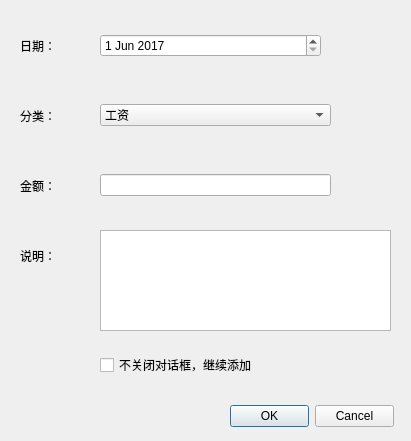
<?xml version="1.0" encoding="UTF-8"?>
<ui version="4.0">
 <class>Dialog_AddIncome</class>
 <widget class="QDialog" name="Dialog_AddIncome">
  <property name="geometry">
   <rect>
    <x>0</x>
    <y>0</y>
    <width>411</width>
    <height>441</height>
   </rect>
  </property>
  <property name="windowTitle">
   <string>Dialog</string>
  </property>
  <widget class="QWidget" name="verticalLayoutWidget_3">
   <property name="geometry">
    <rect>
     <x>100</x>
     <y>160</y>
     <width>231</width>
     <height>51</height>
    </rect>
   </property>
   <layout class="QVBoxLayout" name="verticalLayout_10">
    <item>
     <widget class="QLineEdit" name="lineEdit_2"/>
    </item>
   </layout>
  </widget>
  <widget class="QWidget" name="verticalLayoutWidget">
   <property name="geometry">
    <rect>
     <x>100</x>
     <y>20</y>
     <width>221</width>
     <height>51</height>
    </rect>
   </property>
   <layout class="QVBoxLayout" name="verticalLayout_11">
    <item>
     <widget class="QDateEdit" name="dateEdit_2">
      <property name="dateTime">
       <datetime>
        <hour>0</hour>
        <minute>0</minute>
        <second>0</second>
        <year>2017</year>
        <month>6</month>
        <day>1</day>
       </datetime>
      </property>
     </widget>
    </item>
   </layout>
  </widget>
  <widget class="QWidget" name="verticalLayoutWidget_9">
   <property name="geometry">
    <rect>
     <x>100</x>
     <y>350</y>
     <width>291</width>
     <height>31</height>
    </rect>
   </property>
   <layout class="QVBoxLayout" name="verticalLayout_12">
    <item>
     <widget class="QCheckBox" name="checkBox_2">
      <property name="text">
       <string>不关闭对话框，继续添加</string>
      </property>
     </widget>
    </item>
   </layout>
  </widget>
  <widget class="QWidget" name="verticalLayoutWidget_5">
   <property name="geometry">
    <rect>
     <x>20</x>
     <y>20</y>
     <width>62</width>
     <height>51</height>
    </rect>
   </property>
   <layout class="QVBoxLayout" name="verticalLayout_13">
    <item>
     <widget class="QLabel" name="label_5">
      <property name="text">
       <string>日期：</string>
      </property>
     </widget>
    </item>
   </layout>
  </widget>
  <widget class="QWidget" name="verticalLayoutWidget_8">
   <property name="geometry">
    <rect>
     <x>20</x>
     <y>230</y>
     <width>62</width>
     <height>51</height>
    </rect>
   </property>
   <layout class="QVBoxLayout" name="verticalLayout_14">
    <item>
     <widget class="QLabel" name="label_6">
      <property name="text">
       <string>说明：</string>
      </property>
     </widget>
    </item>
   </layout>
  </widget>
  <widget class="QWidget" name="verticalLayoutWidget_4">
   <property name="geometry">
    <rect>
     <x>100</x>
     <y>230</y>
     <width>291</width>
     <height>101</height>
    </rect>
   </property>
   <layout class="QVBoxLayout" name="verticalLayout_15">
    <item>
     <widget class="QPlainTextEdit" name="plainTextEdit_2"/>
    </item>
   </layout>
  </widget>
  <widget class="QWidget" name="verticalLayoutWidget_2">
   <property name="geometry">
    <rect>
     <x>100</x>
     <y>90</y>
     <width>231</width>
     <height>51</height>
    </rect>
   </property>
   <layout class="QVBoxLayout" name="verticalLayout_16">
    <item>
     <widget class="QComboBox" name="comboBox_2">
      <item>
       <property name="text">
        <string>工资</string>
       </property>
      </item>
     </widget>
    </item>
   </layout>
  </widget>
  <widget class="QWidget" name="verticalLayoutWidget_6">
   <property name="geometry">
    <rect>
     <x>20</x>
     <y>90</y>
     <width>62</width>
     <height>51</height>
    </rect>
   </property>
   <layout class="QVBoxLayout" name="verticalLayout_17">
    <item>
     <widget class="QLabel" name="label_7">
      <property name="text">
       <string>分类：</string>
      </property>
     </widget>
    </item>
   </layout>
  </widget>
  <widget class="QWidget" name="verticalLayoutWidget_7">
   <property name="geometry">
    <rect>
     <x>20</x>
     <y>160</y>
     <width>62</width>
     <height>51</height>
    </rect>
   </property>
   <layout class="QVBoxLayout" name="verticalLayout_18">
    <item>
     <widget class="QLabel" name="label_8">
      <property name="text">
       <string>金额：</string>
      </property>
     </widget>
    </item>
   </layout>
  </widget>
  <widget class="QDialogButtonBox" name="buttonBox">
   <property name="geometry">
    <rect>
     <x>230</x>
     <y>400</y>
     <width>164</width>
     <height>32</height>
    </rect>
   </property>
   <property name="standardButtons">
    <set>QDialogButtonBox::Cancel|QDialogButtonBox::Ok</set>
   </property>
  </widget>
 </widget>
 <resources/>
 <connections/>
</ui>
